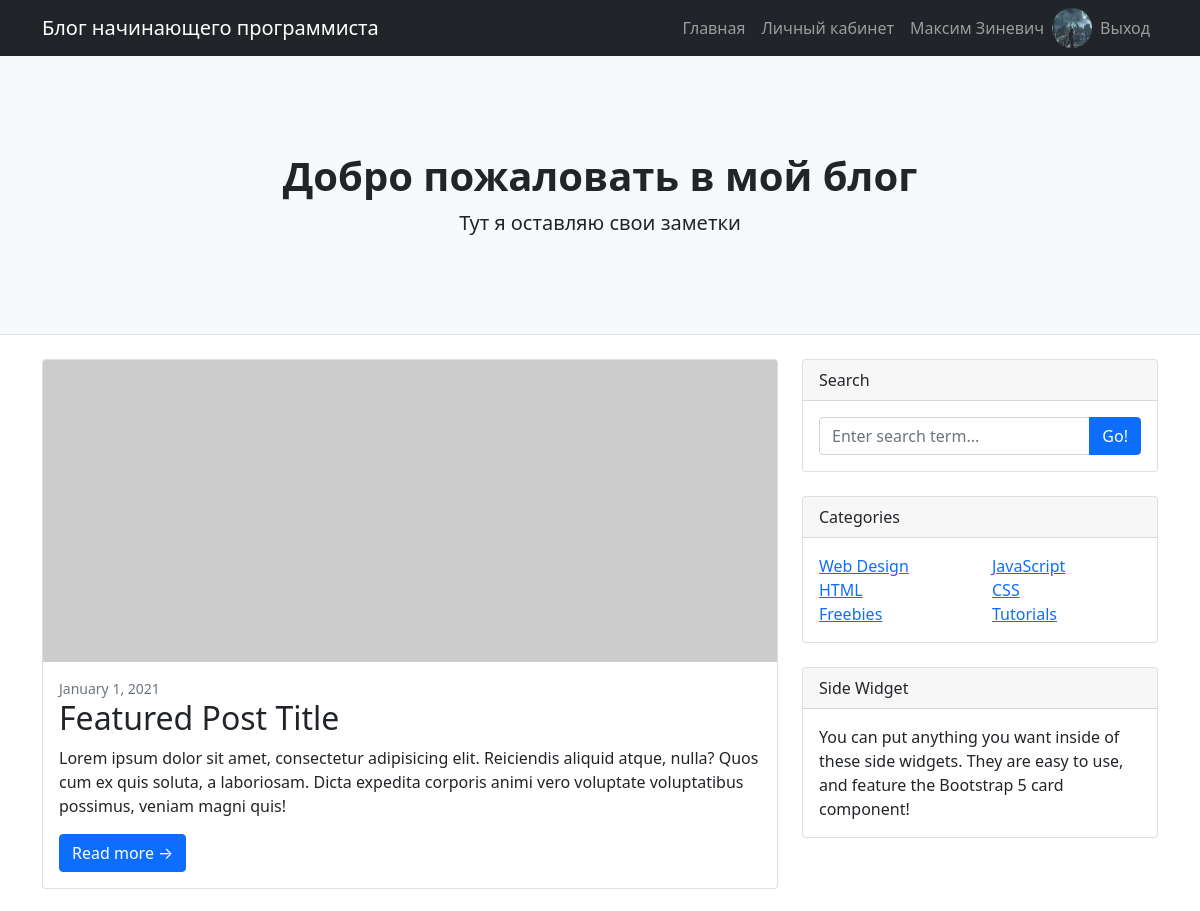
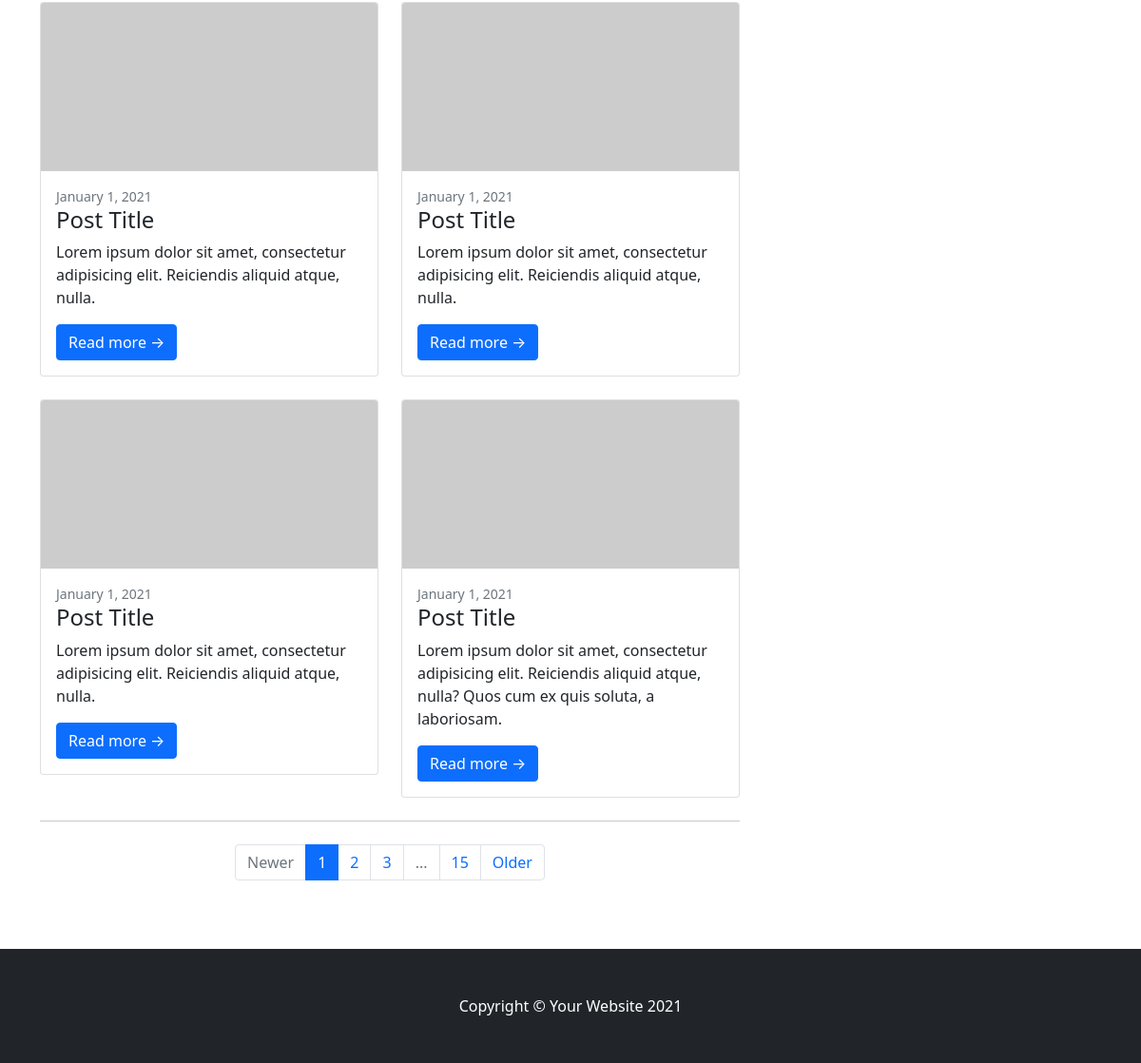
The app's page / (signed in) with its own data (2 pictures, top to bottom).
### accounts/models.py (models this page shows, shortened)
class MyUser(AbstractBaseUser):
    email = models.EmailField(
        verbose_name='email address',
        max_length=255,
        unique=True,
    )
    slug=models.SlugField(unique=True, verbose_name='Ссылка на пользователя')
    is_active = models.BooleanField(default=True)
    is_admin = models.BooleanField(default=False,verbose_name='Администратор')
    name= models.CharField(max_length=100,verbose_name="Имя пользоватея")
    logo=models.ImageField(upload_to='user_logo/',verbose_name='Логотип')
    objects = MyUserManager()
    USERNAME_FIELD = 'email'
    REQUIRED_FIELDS = ['name']
    class Meta:
        verbose_name='пользователь'
        verbose_name_plural='пользователи'

### main/views.py (the view)
# urls.py: 2. Add a URL to urlpatterns:  path('', views.home, name='home')
def home(request):
    return render(request,'base.html',{})

### templates/base.html (shortened to what this page needs)
<!DOCTYPE html>
{% load static %}
<html lang="en">
    <head>
        <link href="{% static 'css/styles.css' %}" rel="stylesheet" />
    </head>
    <body>
        <nav class="navbar navbar-expand-lg navbar-dark bg-dark">
            <div class="container">
                <a class="navbar-brand" href="#!">Блог начинающего программиста</a>
                <div class="collapse navbar-collapse" id="navbarSupportedContent">
                    <ul class="navbar-nav ms-auto mb-2 mb-lg-0">
                        <li class="nav-item"><a class="nav-link" href="{% url 'home' %}">Главная</a></li>
                        {% if user.is_authenticated  %}
                       <li class="nav-item"><a class="nav-link" href="{% url 'personal_cabinet' user.slug  user.pk %}">Личный кабинет</a></li>
                        <li class="nav-item"><a class="nav-link" href="">{{user.name}}</a></li>
                        {% if user.logo %}
                        <div class="dropdown text-end">
                        <img src="{{user.logo.url}}" alt="mdo" width="40" height="40" class="rounded-circle">
                        </div>
                        {% endif %}
                         <li class="nav-item"><a class="nav-link" href="{% url 'logout' %}">Выход</a></li>
                        {% else %}
                        <li class="nav-item"><a class="nav-link" href="{% url 'login' %}">Вход</a></li>
                        <li class="nav-item"><a class="nav-link" href="{% url 'register' %}">Регистрация</a></li>
                        {% endif %}
                    </ul>
                </div>
            </div>
        </nav>
        {% block title %}
        <header class="py-5 bg-light border-bottom mb-4">
            <div class="container">
                <div class="text-center my-5">
                    <h1 class="fw-bolder">Добро пожаловать в мой блог</h1>
                    <p class="lead mb-0">Тут я оставляю свои заметки</p>
                </div>
            </div>
        </header>
        {% endblock title %}
        <div class="container">
            {% block content_main %}
            <div class="row">
                <div class="col-lg-8">
                    <div class="card mb-4">
                        <a href="#!"><img class="card-img-top" src="https://dummyimage.com/850x350/dee2e6/6c757d.jpg" alt="..." /></a>
                        <div class="card-body">
                            <div class="small text-muted">January 1, 2021</div>
                            <h2 class="card-title">Featured Post Title</h2>
                            <p class="card-text">Lorem ipsum dolor sit amet, consectetur adipisicing elit. Reiciendis aliquid atque, nulla? Quos cum ex quis soluta, a laboriosam. Dicta expedita corporis animi vero voluptate voluptatibus possimus, veniam magni quis!</p>
                            <a class="btn btn-primary" href="#!">Read more →</a>
                        </div>
                    </div>
                    <div class="row">
                        <div class="col-lg-6">
                            <div class="card mb-4">
                                <a href="#!"><img class="card-img-top" src="https://dummyimage.com/700x350/dee2e6/6c757d.jpg" alt="..." /></a>
                                <div class="card-body">
                                    <div class="small text-muted">January 1, 2021</div>
                                    <h2 class="card-title h4">Post Title</h2>
                                    <p class="card-text">Lorem ipsum dolor sit amet, consectetur adipisicing elit. Reiciendis aliquid atque, nulla.</p>
                                    <a class="btn btn-primary" href="#!">Read more →</a>
                                </div>
                            </div>
                            <div class="card mb-4">
                                <a href="#!"><img class="card-img-top" src="https://dummyimage.com/700x350/dee2e6/6c757d.jpg" alt="..." /></a>
                                <div class="card-body">
                                    <div class="small text-muted">January 1, 2021</div>
                                    <h2 class="card-title h4">Post Title</h2>
                                    <p class="card-text">Lorem ipsum dolor sit amet, consectetur adipisicing elit. Reiciendis aliquid atque, nulla.</p>
                                    <a class="btn btn-primary" href="#!">Read more →</a>
                                </div>
                            </div>
                        </div>
                        <div class="col-lg-6">
                            <div class="card mb-4">
                                <a href="#!"><img class="card-img-top" src="https://dummyimage.com/700x350/dee2e6/6c757d.jpg" alt="..." /></a>
                                <div class="card-body">
                                    <div class="small text-muted">January 1, 2021</div>
                                    <h2 class="card-title h4">Post Title</h2>
                                    <p class="card-text">Lorem ipsum dolor sit amet, consectetur adipisicing elit. Reiciendis aliquid atque, nulla.</p>
                                    <a class="btn btn-primary" href="#!">Read more →</a>
                                </div>
                            </div>
                            <div class="card mb-4">
                                <a href="#!"><img class="card-img-top" src="https://dummyimage.com/700x350/dee2e6/6c757d.jpg" alt="..." /></a>
                                <div class="card-body">
                                    <div class="small text-muted">January 1, 2021</div>
                                    <h2 class="card-title h4">Post Title</h2>
                                    <p class="card-text">Lorem ipsum dolor sit amet, consectetur adipisicing elit. Reiciendis aliquid atque, nulla? Quos cum ex quis soluta, a laboriosam.</p>
                                    <a class="btn btn-primary" href="#!">Read more →</a>
                                </div>
                            </div>
                        </div>
                    </div>
                    <nav aria-label="Pagination">
                        <hr class="my-0" />
                        <ul class="pagination justify-content-center my-4">
                            <li class="page-item disabled"><a class="page-link" href="#" tabindex="-1" aria-disabled="true">Newer</a></li>
                            <li class="page-item active" aria-current="page"><a class="page-link" href="#!">1</a></li>
                            <li class="page-item"><a class="page-link" href="#!">2</a></li>
                            <li class="page-item"><a class="page-link" href="#!">3</a></li>
                            <li class="page-item disabled"><a class="page-link" href="#!">...</a></li>
                            <li class="page-item"><a class="page-link" href="#!">15</a></li>
                            <li class="page-item"><a class="page-link" href="#!">Older</a></li>
                        </ul>
                    </nav>
                </div>
                <div class="col-lg-4">
                    <div class="card mb-4">
                        <div class="card-header">Search</div>
                        <div class="card-body">
                            <div class="input-group">
                                <input class="form-control" type="text" placeholder="Enter search term..." aria-label="Enter search term..." aria-describedby="button-search" />
                                <button class="btn btn-primary" id="button-search" type="button">Go!</button>
                            </div>
                        </div>
                    </div>
                    <div class="card mb-4">
                        <div class="card-header">Categories</div>
                        <div class="card-body">
                            <div class="row">
                                <div class="col-sm-6">
                                    <ul class="list-unstyled mb-0">
                                        <li><a href="#!">Web Design</a></li>
                                        <li><a href="#!">HTML</a></li>
                                        <li><a href="#!">Freebies</a></li>
                                    </ul>
                                </div>
                                <div class="col-sm-6">
                                    <ul class="list-unstyled mb-0">
                                        <li><a href="#!">JavaScript</a></li>
                                        <li><a href="#!">CSS</a></li>
                                        <li><a href="#!">Tutorials</a></li>
                                    </ul>
                                </div>
                            </div>
                        </div>
                    </div>
                    <div class="card mb-4">
                        <div class="card-header">Side Widget</div>
                        <div class="card-body">You can put anything you want inside of these side widgets. They are easy to use, and feature the Bootstrap 5 card component!</div>
                    </div>
                </div>
            </div>
        {%  endblock content_main %}
        </div>
        <footer class="py-5 bg-dark mt-5">
            <div class="container"><p class="m-0 text-center text-white">Copyright &copy; Your Website 2021</p></div>
        </footer>
    </body>
</html>

### records on screen
MyUser: name "Максим Зиневич", logo (picture)
